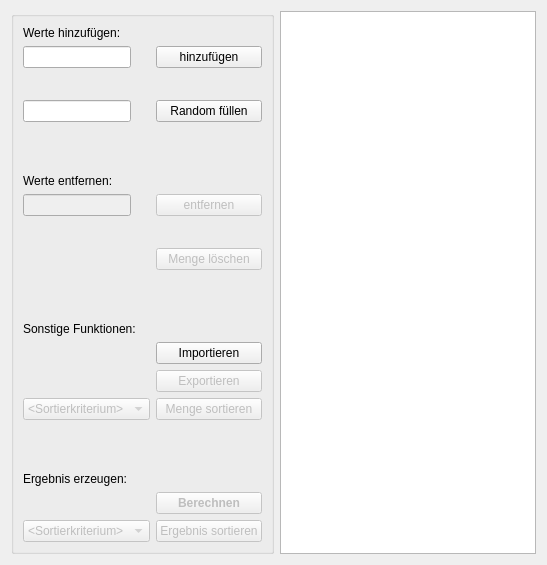
      <widget class="QWidget" name="tab_berechnung">
       <attribute name="title">
        <string>Partition berechnen</string>
       </attribute>
       <layout class="QHBoxLayout" name="horizontalLayout">
        <item>
         <widget class="QGroupBox" name="groupBox">
          <property name="sizePolicy">
           <sizepolicy hsizetype="Fixed" vsizetype="Minimum">
            <horstretch>0</horstretch>
            <verstretch>0</verstretch>
           </sizepolicy>
          </property>
          <property name="title">
           <string/>
          </property>
          <layout class="QFormLayout" name="formLayout">
           <item row="7" column="0" colspan="2">
            <widget class="QLabel" name="lbl_schatzErweiternInfo">
             <property name="text">
              <string>Werte hinzufügen:</string>
             </property>
            </widget>
           </item>
           <item row="8" column="0">
            <widget class="CustomOnlyNumbersLineEdit" name="lineEdit_coinHinzufuegenWertEingeben">
             <property name="sizePolicy">
              <sizepolicy hsizetype="Minimum" vsizetype="Minimum">
               <horstretch>0</horstretch>
               <verstretch>0</verstretch>
              </sizepolicy>
             </property>
             <property name="toolTip">
              <string>&lt;html&gt;&lt;head/&gt;&lt;body&gt;&lt;p&gt;Den neuen Wert eingeben, der dem Schatz hinzugefügt werden soll. Bitte nur einen einzigen Wert eintragen.&lt;/p&gt;&lt;/body&gt;&lt;/html&gt;</string>
             </property>
             <property name="text">
              <string/>
             </property>
            </widget>
           </item>
           <item row="8" column="1">
            <widget class="QPushButton" name="btn_einzelnenCoinHinzufuegen">
             <property name="sizePolicy">
              <sizepolicy hsizetype="Minimum" vsizetype="Minimum">
               <horstretch>0</horstretch>
               <verstretch>0</verstretch>
              </sizepolicy>
             </property>
             <property name="toolTip">
              <string>&lt;html&gt;&lt;head/&gt;&lt;body&gt;&lt;p&gt;Fügt der Menge einen Wert hinzu, welcher neben diesem Button in das Textfeld vom Nutzer eingefügt wurde.&lt;/p&gt;&lt;/body&gt;&lt;/html&gt;</string>
             </property>
             <property name="text">
              <string>hinzufügen</string>
             </property>
             <property name="autoDefault">
              <bool>true</bool>
             </property>
             <property name="default">
              <bool>false</bool>
             </property>
            </widget>
           </item>
           <item row="10" column="0">
            <widget class="CustomOnlyNumbersLineEdit" name="lineEdit_randomFuellenAnzahlEingeben">
             <property name="sizePolicy">
              <sizepolicy hsizetype="Minimum" vsizetype="Minimum">
               <horstretch>0</horstretch>
               <verstretch>0</verstretch>
              </sizepolicy>
             </property>
             <property name="toolTip">
              <string>&lt;html&gt;&lt;head/&gt;&lt;body&gt;&lt;p&gt;Bitte die anzahl an Werten eingeben, die dem mit zufällig erweiterten Schatz hinzugefügt werden sollen.&lt;/p&gt;&lt;/body&gt;&lt;/html&gt;</string>
             </property>
             <property name="inputMask">
              <string/>
             </property>
             <property name="text">
              <string/>
             </property>
            </widget>
           </item>
           <item row="10" column="1">
            <widget class="QPushButton" name="btn_fill">
             <property name="sizePolicy">
              <sizepolicy hsizetype="Minimum" vsizetype="Minimum">
               <horstretch>0</horstretch>
               <verstretch>0</verstretch>
              </sizepolicy>
             </property>
             <property name="toolTip">
              <string>&lt;html&gt;&lt;head/&gt;&lt;body&gt;&lt;p&gt;Fuegt der Menge eine Menge Coins hinzu, wobei die Anzahl dieser Coins im Textfeld neben diesem Knoipf vom Nutzer festgelegt werden kann.&lt;/p&gt;&lt;p&gt;&lt;br/&gt;&lt;/p&gt;&lt;p&gt;Hinweis: &lt;/p&gt;&lt;p&gt;In den Einstellungen (oben rechts) kann das Intervall für die randomisierten Werte gewählt werden.&lt;/p&gt;&lt;/body&gt;&lt;/html&gt;</string>
             </property>
             <property name="text">
              <string>Random füllen</string>
             </property>
             <property name="autoDefault">
              <bool>true</bool>
             </property>
            </widget>
           </item>
           <item row="11" column="0">
            <spacer name="verticalSpacer_2">
             <property name="orientation">
              <enum>Qt::Vertical</enum>
             </property>
             <property name="sizeHint" stdset="0">
              <size>
               <width>20</width>
               <height>40</height>
              </size>
             </property>
            </spacer>
           </item>
           <item row="12" column="0" colspan="2">
            <widget class="QLabel" name="lbl_schatzVerkleinernInfo">
             <property name="text">
              <string>Werte entfernen:</string>
             </property>
            </widget>
           </item>
           <item row="13" column="0">
            <widget class="QLineEdit" name="lineEdit_coinEntfernen">
             <property name="enabled">
              <bool>false</bool>
             </property>
             <property name="toolTip">
              <string>&lt;html&gt;&lt;head/&gt;&lt;body&gt;&lt;p&gt;Geben Sie hier den zu entfernenden Wert ein.&lt;/p&gt;&lt;p&gt;&lt;br/&gt;&lt;/p&gt;&lt;/body&gt;&lt;/html&gt;</string>
             </property>
            </widget>
           </item>
           <item row="13" column="1">
            <widget class="QPushButton" name="btn_coinEntfernen">
             <property name="enabled">
              <bool>false</bool>
             </property>
             <property name="toolTip">
              <string>&lt;html&gt;&lt;head/&gt;&lt;body&gt;&lt;p&gt;Entfernt genau ein mal den Wert aus der Menge, der im Textfeld neben diesem Knopf eingegeben wurde.&lt;/p&gt;&lt;/body&gt;&lt;/html&gt;</string>
             </property>
             <property name="text">
              <string>entfernen</string>
             </property>
             <property name="autoDefault">
              <bool>true</bool>
             </property>
            </widget>
           </item>
           <item row="15" column="1">
            <widget class="QPushButton" name="btn_clearStash">
             <property name="enabled">
              <bool>false</bool>
             </property>
             <property name="toolTip">
              <string>&lt;html&gt;&lt;head/&gt;&lt;body&gt;&lt;p&gt;Entfernt alle Werte aus der Menge und setzt alles zurück.&lt;/p&gt;&lt;/body&gt;&lt;/html&gt;</string>
             </property>
             <property name="text">
              <string>Menge löschen</string>
             </property>
             <property name="autoDefault">
              <bool>true</bool>
             </property>
            </widget>
           </item>
           <item row="18" column="0">
            <spacer name="verticalSpacer_3">
             <property name="orientation">
              <enum>Qt::Vertical</enum>
             </property>
             <property name="sizeHint" stdset="0">
              <size>
               <width>20</width>
               <height>40</height>
              </size>
             </property>
            </spacer>
           </item>
           <item row="20" column="0" colspan="2">
            <widget class="QLabel" name="lbl_sonstigeSchatzFunktionen">
             <property name="text">
              <string>Sonstige Funktionen:</string>
             </property>
            </widget>
           </item>
           <item row="21" column="1">
            <widget class="QPushButton" name="btn_import">
             <property name="sizePolicy">
              <sizepolicy hsizetype="Minimum" vsizetype="Fixed">
               <horstretch>0</horstretch>
               <verstretch>0</verstretch>
              </sizepolicy>
             </property>
             <property name="toolTip">
              <string>&lt;html&gt;&lt;head/&gt;&lt;body&gt;&lt;p&gt;importiert einee Menge aus einer Textdatei. &lt;/p&gt;&lt;/body&gt;&lt;/html&gt;</string>
             </property>
             <property name="text">
              <string>Importieren</string>
             </property>
             <property name="autoDefault">
              <bool>true</bool>
             </property>
            </widget>
           </item>
           <item row="22" column="1">
            <widget class="QPushButton" name="btn_export">
             <property name="enabled">
              <bool>false</bool>
             </property>
             <property name="sizePolicy">
              <sizepolicy hsizetype="Minimum" vsizetype="Fixed">
               <horstretch>0</horstretch>
               <verstretch>0</verstretch>
              </sizepolicy>
             </property>
             <property name="toolTip">
              <string>&lt;html&gt;&lt;head/&gt;&lt;body&gt;&lt;p&gt;Exportiert aktuelle Menge in eine Textdatei an einen gewaehlten Ort. &lt;/p&gt;&lt;/body&gt;&lt;/html&gt;</string>
             </property>
             <property name="text">
              <string>Exportieren</string>
             </property>
             <property name="autoDefault">
              <bool>true</bool>
             </property>
            </widget>
           </item>
           <item row="24" column="0">
            <widget class="QComboBox" name="comboBox_sortKritWaehlen">
             <property name="enabled">
              <bool>false</bool>
             </property>
             <property name="sizePolicy">
              <sizepolicy hsizetype="Minimum" vsizetype="Minimum">
               <horstretch>0</horstretch>
               <verstretch>0</verstretch>
              </sizepolicy>
             </property>
             <property name="minimumSize">
              <size>
               <width>73</width>
               <height>0</height>
              </size>
             </property>
             <property name="toolTip">
              <string>&lt;html&gt;&lt;head/&gt;&lt;body&gt;&lt;p&gt;Wählen Sie das Sortierkriterium aus.&lt;/p&gt;&lt;/body&gt;&lt;/html&gt;</string>
             </property>
             <item>
              <property name="text">
               <string>&lt;Sortierkriterium&gt;</string>
              </property>
             </item>
             <item>
              <property name="text">
               <string>Aufsteigend</string>
              </property>
             </item>
             <item>
              <property name="text">
               <string>Absteigend</string>
              </property>
             </item>
            </widget>
           </item>
           <item row="24" column="1">
            <widget class="QPushButton" name="btn_sort">
             <property name="enabled">
              <bool>false</bool>
             </property>
             <property name="toolTip">
              <string>&lt;html&gt;&lt;head/&gt;&lt;body&gt;&lt;p&gt;Sortieren Sie die Menge. Wählen Sie zuvor, nach welchem Kriterium Sortiert werden soll.&lt;/p&gt;&lt;/body&gt;&lt;/html&gt;</string>
             </property>
             <property name="text">
              <string>Menge sortieren</string>
             </property>
             <property name="autoDefault">
              <bool>true</bool>
             </property>
            </widget>
           </item>
           <item row="25" column="1">
            <spacer name="verticalSpacer_5">
             <property name="orientation">
              <enum>Qt::Vertical</enum>
             </property>
             <property name="sizeHint" stdset="0">
              <size>
               <width>20</width>
               <height>40</height>
              </size>
             </property>
            </spacer>
           </item>
           <item row="26" column="0" colspan="2">
            <widget class="QLabel" name="lbl_partitionBerechnen">
             <property name="text">
              <string>Ergebnis erzeugen:</string>
             </property>
            </widget>
           </item>
           <item row="27" column="1">
            <widget class="CustomButton" name="btn_output_solution">
             <property name="enabled">
              <bool>false</bool>
             </property>
             <property name="sizePolicy">
              <sizepolicy hsizetype="Minimum" vsizetype="Fixed">
               <horstretch>0</horstretch>
               <verstretch>0</verstretch>
              </sizepolicy>
             </property>
             <property name="toolTip">
              <string>&lt;html&gt;&lt;head/&gt;&lt;body&gt;&lt;p&gt;&lt;br/&gt;&lt;/p&gt;&lt;/body&gt;&lt;/html&gt;</string>
             </property>
             <property name="styleSheet">
              <string notr="true">font:bold;</string>
             </property>
             <property name="text">
              <string>Berechnen</string>
             </property>
             <property name="autoDefault">
              <bool>true</bool>
             </property>
            </widget>
           </item>
           <item row="29" column="0">
            <widget class="QComboBox" name="comboBox_sortKriteriumWaehlenErgebnis">
             <property name="enabled">
              <bool>false</bool>
             </property>
             <property name="toolTip">
              <string>&lt;html&gt;&lt;head/&gt;&lt;body&gt;&lt;p&gt;Hier wird das Sortierverfahren für das Sortieren des Ergebnisses ausgewählt.&lt;/p&gt;&lt;/body&gt;&lt;/html&gt;</string>
             </property>
             <property name="currentText">
              <string>&lt;Sortierkriterium&gt;</string>
             </property>
             <item>
              <property name="text">
               <string>&lt;Sortierkriterium&gt;</string>
              </property>
             </item>
             <item>
              <property name="text">
               <string>Aufsteigend</string>
              </property>
             </item>
             <item>
              <property name="text">
               <string>Absteigend</string>
              </property>
             </item>
            </widget>
           </item>
           <item row="29" column="1">
            <widget class="QPushButton" name="btn_sortErgebnis">
             <property name="enabled">
              <bool>false</bool>
             </property>
             <property name="toolTip">
              <string>&lt;html&gt;&lt;head/&gt;&lt;body&gt;&lt;p&gt;Sortiert das Ergebnis entsprechend dem ausgewählten Sortierverfahren.&lt;/p&gt;&lt;/body&gt;&lt;/html&gt;</string>
             </property>
             <property name="text">
              <string>Ergebnis sortieren</string>
             </property>
             <property name="autoDefault">
              <bool>true</bool>
             </property>
            </widget>
           </item>
           <item row="14" column="1">
            <spacer name="horizontalSpacer_2">
             <property name="orientation">
              <enum>Qt::Horizontal</enum>
             </property>
             <property name="sizeHint" stdset="0">
              <size>
               <width>40</width>
               <height>20</height>
              </size>
             </property>
            </spacer>
           </item>
           <item row="9" column="1">
            <spacer name="horizontalSpacer">
             <property name="orientation">
              <enum>Qt::Horizontal</enum>
             </property>
             <property name="sizeHint" stdset="0">
              <size>
               <width>40</width>
               <height>20</height>
              </size>
             </property>
            </spacer>
           </item>
          </layout>
         </widget>
        </item>
        <item>
         <widget class="CustomTextEdit" name="textEdit_partitionBerechnen">
          <property name="readOnly">
           <bool>true</bool>
          </property>
         </widget>
        </item>
       </layout>
      </widget>
